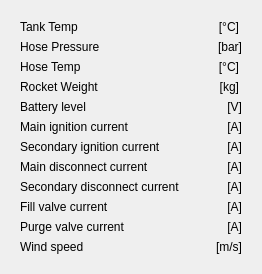
        <widget class="QWidget" name="tab_10">
         <attribute name="title">
          <string>GSE Data</string>
         </attribute>
         <layout class="QHBoxLayout" name="horizontalLayout_9">
          <item>
           <widget class="QWidget" name="widget_7" native="true">
            <property name="sizePolicy">
             <sizepolicy hsizetype="MinimumExpanding" vsizetype="MinimumExpanding">
              <horstretch>0</horstretch>
              <verstretch>0</verstretch>
             </sizepolicy>
            </property>
            <layout class="QGridLayout" name="gridLayout_16">
             <property name="rightMargin">
              <number>9</number>
             </property>
             <item row="9" column="0">
              <widget class="QLabel" name="label_19">
               <property name="text">
                <string>Fill valve current</string>
               </property>
              </widget>
             </item>
             <item row="5" column="1">
              <widget class="QLabel" name="main_current_panel">
               <property name="text">
                <string/>
               </property>
               <property name="alignment">
                <set>Qt::AlignRight|Qt::AlignTrailing|Qt::AlignVCenter</set>
               </property>
              </widget>
             </item>
             <item row="3" column="2">
              <widget class="QLabel" name="kg_label_2">
               <property name="maximumSize">
                <size>
                 <width>40</width>
                 <height>16777215</height>
                </size>
               </property>
               <property name="text">
                <string>[kg]</string>
               </property>
               <property name="alignment">
                <set>Qt::AlignRight|Qt::AlignTrailing|Qt::AlignVCenter</set>
               </property>
              </widget>
             </item>
             <item row="1" column="0">
              <widget class="QLabel" name="hose_pressure_label_2">
               <property name="text">
                <string>Hose Pressure</string>
               </property>
              </widget>
             </item>
             <item row="7" column="2">
              <widget class="QLabel" name="label_10">
               <property name="layoutDirection">
                <enum>Qt::RightToLeft</enum>
               </property>
               <property name="text">
                <string> [A]</string>
               </property>
               <property name="alignment">
                <set>Qt::AlignRight|Qt::AlignTrailing|Qt::AlignVCenter</set>
               </property>
              </widget>
             </item>
             <item row="1" column="1">
              <widget class="QLabel" name="hose_pressure_panel_2">
               <property name="text">
                <string/>
               </property>
               <property name="alignment">
                <set>Qt::AlignRight|Qt::AlignTrailing|Qt::AlignVCenter</set>
               </property>
              </widget>
             </item>
             <item row="8" column="1">
              <widget class="QLabel" name="secondary_disconnect_current_panel">
               <property name="text">
                <string/>
               </property>
               <property name="alignment">
                <set>Qt::AlignRight|Qt::AlignTrailing|Qt::AlignVCenter</set>
               </property>
              </widget>
             </item>
             <item row="3" column="0">
              <widget class="QLabel" name="rocket_weight_label_2">
               <property name="text">
                <string>Rocket Weight</string>
               </property>
              </widget>
             </item>
             <item row="4" column="2">
              <widget class="QLabel" name="voltunit_label">
               <property name="text">
                <string>[V]</string>
               </property>
               <property name="alignment">
                <set>Qt::AlignRight|Qt::AlignTrailing|Qt::AlignVCenter</set>
               </property>
              </widget>
             </item>
             <item row="4" column="1">
              <widget class="QLabel" name="battery_level_panel">
               <property name="text">
                <string/>
               </property>
               <property name="alignment">
                <set>Qt::AlignRight|Qt::AlignTrailing|Qt::AlignVCenter</set>
               </property>
              </widget>
             </item>
             <item row="2" column="0">
              <widget class="QLabel" name="hoes_temp_label_2">
               <property name="text">
                <string>Hose Temp</string>
               </property>
              </widget>
             </item>
             <item row="8" column="2">
              <widget class="QLabel" name="label_22">
               <property name="text">
                <string> [A]</string>
               </property>
               <property name="alignment">
                <set>Qt::AlignRight|Qt::AlignTrailing|Qt::AlignVCenter</set>
               </property>
              </widget>
             </item>
             <item row="7" column="0">
              <widget class="QLabel" name="label_4">
               <property name="text">
                <string>Main disconnect current</string>
               </property>
              </widget>
             </item>
             <item row="5" column="2">
              <widget class="QLabel" name="m_a_unit_label">
               <property name="text">
                <string>[A]</string>
               </property>
               <property name="alignment">
                <set>Qt::AlignRight|Qt::AlignTrailing|Qt::AlignVCenter</set>
               </property>
              </widget>
             </item>
             <item row="6" column="2">
              <widget class="QLabel" name="ma_unit_label">
               <property name="text">
                <string>[A]</string>
               </property>
               <property name="alignment">
                <set>Qt::AlignRight|Qt::AlignTrailing|Qt::AlignVCenter</set>
               </property>
              </widget>
             </item>
             <item row="5" column="0">
              <widget class="QLabel" name="main_current_label">
               <property name="text">
                <string>Main ignition current</string>
               </property>
              </widget>
             </item>
             <item row="3" column="1">
              <widget class="QLabel" name="rocket_weight_panel_2">
               <property name="text">
                <string/>
               </property>
               <property name="alignment">
                <set>Qt::AlignRight|Qt::AlignTrailing|Qt::AlignVCenter</set>
               </property>
              </widget>
             </item>
             <item row="10" column="1">
              <widget class="QLabel" name="purge_valve_current_label">
               <property name="text">
                <string/>
               </property>
               <property name="alignment">
                <set>Qt::AlignRight|Qt::AlignTrailing|Qt::AlignVCenter</set>
               </property>
              </widget>
             </item>
             <item row="11" column="1">
              <widget class="QLabel" name="wind_speed_panel">
               <property name="text">
                <string/>
               </property>
               <property name="alignment">
                <set>Qt::AlignRight|Qt::AlignTrailing|Qt::AlignVCenter</set>
               </property>
              </widget>
             </item>
             <item row="11" column="2">
              <widget class="QLabel" name="m_s_unit_label_2">
               <property name="text">
                <string>[m/s]</string>
               </property>
               <property name="alignment">
                <set>Qt::AlignRight|Qt::AlignTrailing|Qt::AlignVCenter</set>
               </property>
              </widget>
             </item>
             <item row="10" column="2">
              <widget class="QLabel" name="label_25">
               <property name="text">
                <string> [A]</string>
               </property>
               <property name="alignment">
                <set>Qt::AlignRight|Qt::AlignTrailing|Qt::AlignVCenter</set>
               </property>
              </widget>
             </item>
             <item row="11" column="0">
              <widget class="QLabel" name="label_11">
               <property name="text">
                <string>Wind speed</string>
               </property>
              </widget>
             </item>
             <item row="0" column="0">
              <widget class="QLabel" name="tank_temp_label_2">
               <property name="text">
                <string>Tank Temp</string>
               </property>
              </widget>
             </item>
             <item row="9" column="2">
              <widget class="QLabel" name="label_23">
               <property name="text">
                <string> [A]</string>
               </property>
               <property name="alignment">
                <set>Qt::AlignRight|Qt::AlignTrailing|Qt::AlignVCenter</set>
               </property>
              </widget>
             </item>
             <item row="2" column="2">
              <widget class="QLabel" name="celcius_label_3">
               <property name="maximumSize">
                <size>
                 <width>40</width>
                 <height>16777215</height>
                </size>
               </property>
               <property name="text">
                <string>[°C]</string>
               </property>
               <property name="alignment">
                <set>Qt::AlignRight|Qt::AlignTrailing|Qt::AlignVCenter</set>
               </property>
              </widget>
             </item>
             <item row="8" column="0">
              <widget class="QLabel" name="label_17">
               <property name="text">
                <string>Secondary disconnect current</string>
               </property>
              </widget>
             </item>
             <item row="0" column="1">
              <widget class="QLabel" name="tank_temp_panel_2">
               <property name="text">
                <string/>
               </property>
               <property name="alignment">
                <set>Qt::AlignRight|Qt::AlignTrailing|Qt::AlignVCenter</set>
               </property>
              </widget>
             </item>
             <item row="6" column="0">
              <widget class="QLabel" name="label_8">
               <property name="text">
                <string>Secondary ignition current</string>
               </property>
              </widget>
             </item>
             <item row="0" column="2">
              <widget class="QLabel" name="celcius_label2_2">
               <property name="maximumSize">
                <size>
                 <width>40</width>
                 <height>16777215</height>
                </size>
               </property>
               <property name="text">
                <string>[°C]</string>
               </property>
               <property name="alignment">
                <set>Qt::AlignRight|Qt::AlignTrailing|Qt::AlignVCenter</set>
               </property>
              </widget>
             </item>
             <item row="10" column="0">
              <widget class="QLabel" name="label_21">
               <property name="text">
                <string>Purge valve current</string>
               </property>
              </widget>
             </item>
             <item row="2" column="1">
              <widget class="QLabel" name="hose_temp_panel_2">
               <property name="text">
                <string/>
               </property>
               <property name="alignment">
                <set>Qt::AlignRight|Qt::AlignTrailing|Qt::AlignVCenter</set>
               </property>
              </widget>
             </item>
             <item row="4" column="0">
              <widget class="QLabel" name="battery_level_label">
               <property name="text">
                <string>Battery level</string>
               </property>
              </widget>
             </item>
             <item row="9" column="1">
              <widget class="QLabel" name="fill_valve_current_label">
               <property name="text">
                <string/>
               </property>
               <property name="alignment">
                <set>Qt::AlignRight|Qt::AlignTrailing|Qt::AlignVCenter</set>
               </property>
              </widget>
             </item>
             <item row="6" column="1">
              <widget class="QLabel" name="secondary_current_panel">
               <property name="text">
                <string/>
               </property>
               <property name="alignment">
                <set>Qt::AlignRight|Qt::AlignTrailing|Qt::AlignVCenter</set>
               </property>
              </widget>
             </item>
             <item row="1" column="2">
              <widget class="QLabel" name="hpa_panel_2">
               <property name="minimumSize">
                <size>
                 <width>43</width>
                 <height>0</height>
                </size>
               </property>
               <property name="maximumSize">
                <size>
                 <width>40</width>
                 <height>16777215</height>
                </size>
               </property>
               <property name="text">
                <string>[bar]</string>
               </property>
               <property name="alignment">
                <set>Qt::AlignRight|Qt::AlignTrailing|Qt::AlignVCenter</set>
               </property>
              </widget>
             </item>
             <item row="7" column="1">
              <widget class="QLabel" name="main_disconnect_current_panel">
               <property name="text">
                <string/>
               </property>
               <property name="alignment">
                <set>Qt::AlignRight|Qt::AlignTrailing|Qt::AlignVCenter</set>
               </property>
              </widget>
             </item>
            </layout>
           </widget>
          </item>
         </layout>
        </widget>
